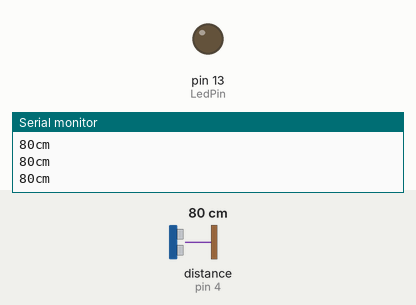
Simulated run of this sketch. Board: Arduino Uno, built with avr-gcc and run on an emulated ATmega328P. Shown: output pins drawn as LEDs (lit = HIGH), the last lines printed to the serial monitor. Wiring (inferred from the names in the program): ultrasonic range finder: trigger pin 2; echo pin 4. The inputs (shaded band) are chosen by the test bench; at power-on: distance to the obstacle (sensor on pin 4) 80 cm. The echo pulse lasts 58.3 µs per cm; pins used as bus, display or sensor lines are not drawn.

Above: at 1.2 s.
1.3 s: distance to the obstacle (sensor on pin 4) set to 7 cm
2.8 s: distance to the obstacle (sensor on pin 4) set to 4 cm
At 4.0 s:
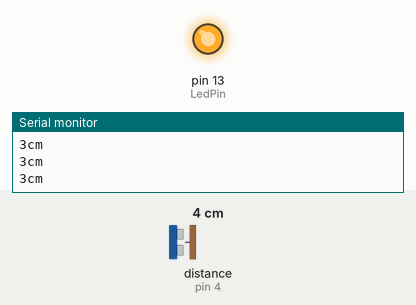
4.3 s: distance to the obstacle (sensor on pin 4) set to 9 cm
At 5.5 s:
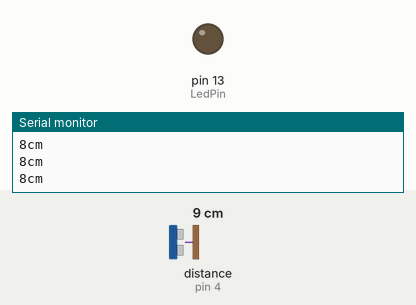
5.8 s: distance to the obstacle (sensor on pin 4) set to 2 cm
At 7.3 s:
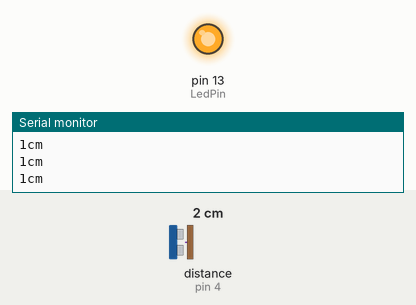
Timing chart, 0 to 8.3 s (numbered marks = the images above; inputs shaded):
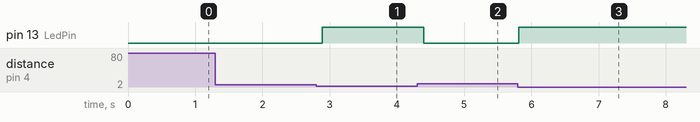

Measured:
- the behaviour switches between 6 and 5 cm on distance to the obstacle (sensor on pin 4) (found by bisection; images 0 and 1)
- after the input at 2.8 s, pin 13 (LedPin): LOW → HIGH after 0.09 s
- after the input at 4.3 s, pin 13 (LedPin): HIGH → LOW after 0.10 s
- after the input at 5.8 s, pin 13 (LedPin): LOW → HIGH at once

The sketch:

DistancePointer.ino
```cpp
const int DistanceTrigPin = 2;
const int DistanceEchoPin = 4;
const int LedPin =  13;

void setup() {
  pinMode(LedPin, OUTPUT);
  pinMode(DistanceTrigPin, OUTPUT);
  pinMode(DistanceEchoPin, INPUT);

  Serial.begin(115200);
}

void loop() {
  long duration, cm;

  digitalWrite(DistanceTrigPin, LOW);
  delayMicroseconds(2);
  digitalWrite(DistanceTrigPin, HIGH);
  delayMicroseconds(10);
  digitalWrite(DistanceTrigPin, LOW);

  duration = pulseIn(DistanceEchoPin, HIGH);

  cm = microsecondsToCentimeters(duration);

  digitalWrite(LedPin, cm < 5);

  Serial.print(cm);
  Serial.println("cm");

  delay(100);
}

long microsecondsToCentimeters(long microseconds) {
  // The speed of sound is 340 m/s or 29 microseconds per centimeter.
  // The ping travels out and back, so to find the distance of the
  // object we take half of the distance travelled.
  return microseconds / 29 / 2;
}
```
